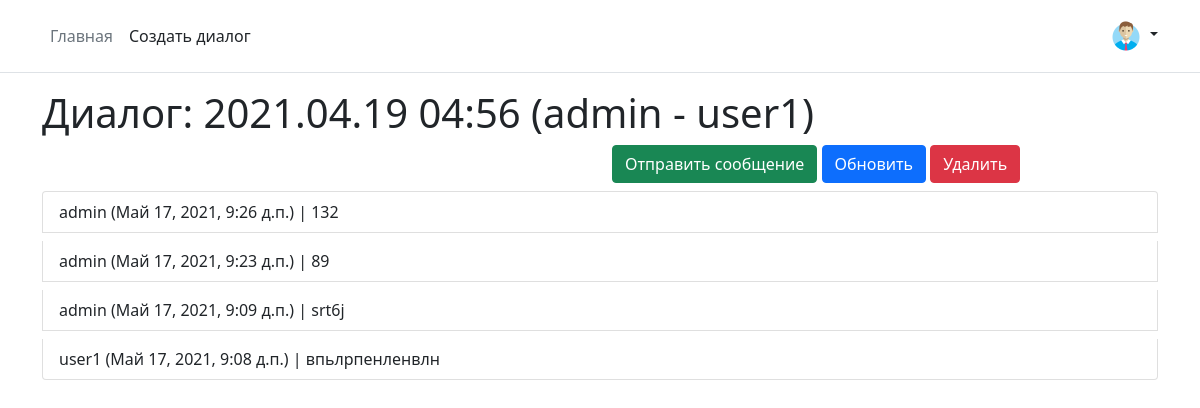
/dialog/show/30/, run on an earlier commit of the app's database.
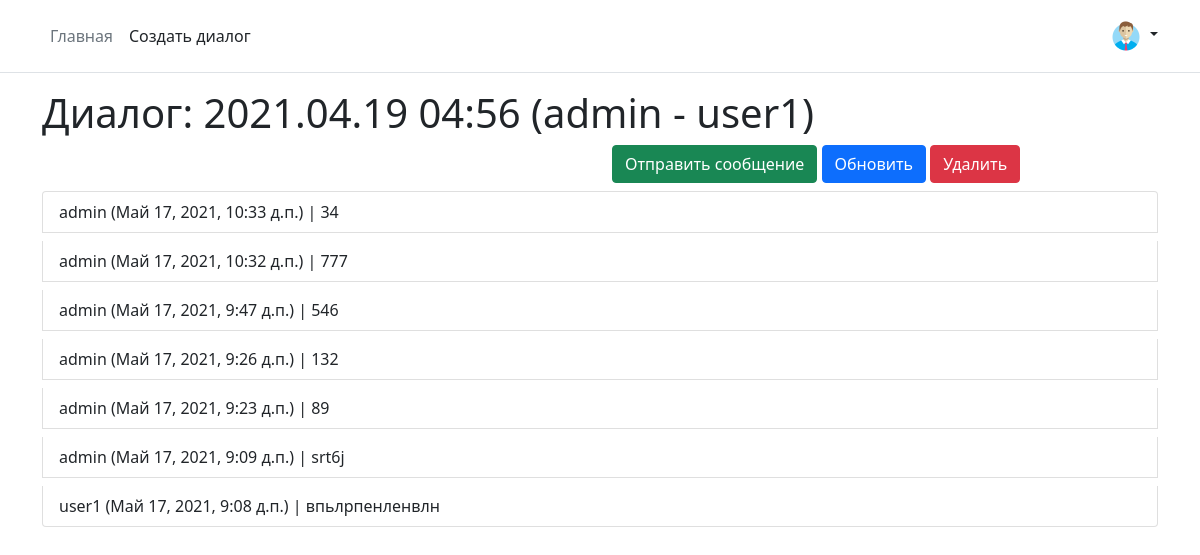
And on a later commit of the database.
### mainapp/models.py (models this page shows, shortened)
class Dialog(models.Model):
    created = models.DateTimeField(verbose_name='отправлено',
                                   auto_now_add=True,
                                   db_index=True)
    name = models.CharField(verbose_name='имя', max_length=64, blank=True)
    @cached_property
    def all_members(self):
        return self.members.all()
    def get_messages_all(self):
        return Message.objects.filter(sender__in=self.all_members). \
            select_related('sender__member')
    def get_sender(self, user_id):
        return self.all_members.filter(member_id=user_id).first()
    def __str__(self):
        members = User.objects.filter(
            pk__in=self.all_members.values_list('member_id', flat=True)). \
            values_list('username', flat=True)
        result = f'{self.created.strftime("%Y.%m.%d %H:%M")} ' \
                 f'({" - ".join(members)})'
        return result
    class Meta:
        verbose_name = 'диалог'
        verbose_name_plural = 'диалоги'
        ordering = ['-created']

class Message(models.Model):
    sender = models.ForeignKey(DialogMemebers,
                               verbose_name='отправитель',
                               on_delete=models.CASCADE)
    text = models.TextField(verbose_name='сообщение')
    read = models.BooleanField(verbose_name='прочитано', default=False)
    created = models.DateTimeField(verbose_name='отправлено',
                                   auto_now_add=True,
                                   db_index=True)
    class Meta:
        verbose_name = 'сообщение'
        verbose_name_plural = 'сообщения'
        ordering = ['-created']

class DialogMemebers(models.Model):
    CREATOR = '0'
    INTERLOCUTOR = '1'
    ROLE_CHOICES = (
        (CREATOR, 'создатель'),
        (INTERLOCUTOR, 'собеседник'),
    )
    dialog = models.ForeignKey(Dialog,
                               verbose_name='диалог',
                               on_delete=models.CASCADE,
                               related_name="members")
    member = models.ForeignKey(User,
                               verbose_name='участник диалога',
                               on_delete=models.CASCADE,
                               related_name="dialogs")
    role = models.CharField(verbose_name='роль',
                            choices=ROLE_CHOICES,
                            db_index=True, max_length=128)
    class Meta:
        verbose_name = 'люди в диалоге'
        verbose_name_plural = 'люди в диалогах'
        ordering = ['dialog', '-role', 'member']

### mainapp/views.py (the view)
# urls.py: path('dialog/show/<int:dialog_pk>/', mainapp.dialog_show, name='dialog_show'),
def dialog_show(request, dialog_pk):
    dialog = get_object_or_404(Dialog, pk=dialog_pk)
    sender = dialog.get_sender(request.user.pk)
    context = {
        'title': 'диалог',
        'dialog': dialog,
        'sender': sender,
    }
    return render(request, 'mainapp/dialog.html', context)

### mainapp/templates/mainapp/dialog.html (shortened to what this page needs)
{% extends 'mainapp/base.html' %}
{% block content %}
    <h3 class="display-6">Диалог: {{ dialog }}</h3>
    <div class="row">
        <div class="col">
        </div>
        <div class="col dialog-messages">
            <a href="{% url 'mainapp:dialog_message_create' sender.id %}" class="btn btn-success">Отправить
                сообщение</a>
            <a href="{% url 'main:dialog_new_messages' dialog.id %}" class="btn btn-primary dialog-update">Обновить</a>
            <a href="{% url 'main:delete_dialog' dialog.id %}" class="btn btn-danger">Удалить</a>
        </div>
    </div>
    <ul class="list-group messages-list">
        {% for item in dialog.get_messages_all %}
            <li class="list-group-item mt-2 message-{{ item.pk }}">{{ item.sender.member.username }}
                ({{ item.created }})
                | {{ item.text|linebreaksbr }}</li>
        {% endfor %}
    </ul>
{% endblock %}

### mainapp/templates/mainapp/base.html (shortened to what this page needs)
{% load static %}
<!doctype html>
<html lang="ru">
<head>
    <link href="//cdn.jsdelivr.net/npm/bootstrap@5.0.0-beta2/dist/css/bootstrap.min.css" rel="stylesheet"
>
</head>
<body>
<header class="p-3 mb-3 border-bottom">
    <div class="container">
        <div class="d-flex flex-wrap align-items-center justify-content-center justify-content-lg-start">
            <ul class="nav col-12 col-lg-auto me-lg-auto mb-2 justify-content-center mb-md-0">
                <li><a href="{% url 'main:index' %}" class="nav-link px-2 link-secondary">Главная</a></li>
                <li><a href="{% url 'main:create_dialog' %}" class="nav-link px-2 link-dark">Создать диалог</a></li>
            </ul>
            <div class="dropdown text-end">
                <a href="#" class="d-block link-dark text-decoration-none dropdown-toggle" id="dropdownUser1"
                   data-bs-toggle="dropdown" aria-expanded="false">
                    <img src="{% static 'img/avatar.png' %}" alt="mdo" width="32" height="32" class="rounded-circle">
                </a>
            </div>
        </div>
    </div>
</header>
<div class="container">
    {% block content %}
    {% endblock %}
</div>
</body>
</html>

What changed in the data, as far as the page shows it:
added Message: sender.member.username "admin", created "Май 17, 2021, 10:33 д.п.", text "34"
added Message: sender.member.username "admin", created "Май 17, 2021, 10:32 д.п.", text "777"
added Message: sender.member.username "admin", created "Май 17, 2021, 9:47 д.п.", text "546"
